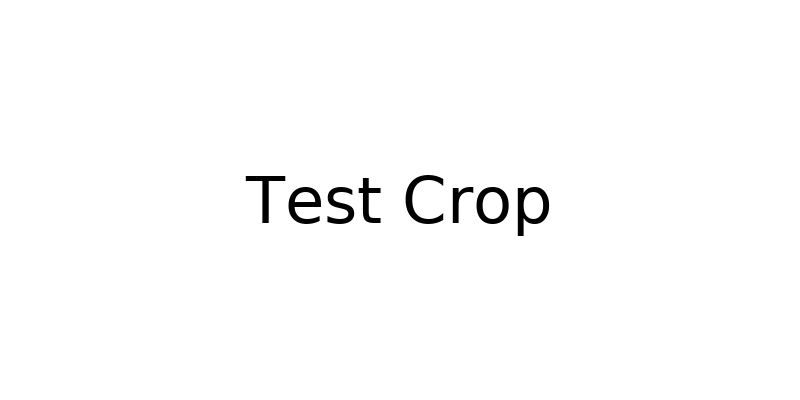
#> input picture tests_local/test_text_with_margins.png, 800 x 400 px
$ jupyter execute --allow-errors cv2_replace.ipynb
#> lines starting #> are read from the running program, lines starting #| are printed output that depends on the picture; after the words box and inside, x2 and y2 are one past the last pixel; in counts of white or black regions, pixels touching at a corner belong together
[cell 1]
from PIL import Image
import numpy as np
import cv2

[cell 2]
def crop_margin_legacy(img: Image.Image) -> Image.Image:
    """
    Source Nougat method
    """
    data = np.array(img.convert("L"))
    data = data.astype(np.uint8)
    max_val = data.max()
#> max_val = 255
    min_val = data.min()
#> min_val = 0
    if max_val == min_val:
        return img
    data = (data - min_val) / (max_val - min_val) * 255
    gray = 255 * (data < 200).astype(np.uint8)
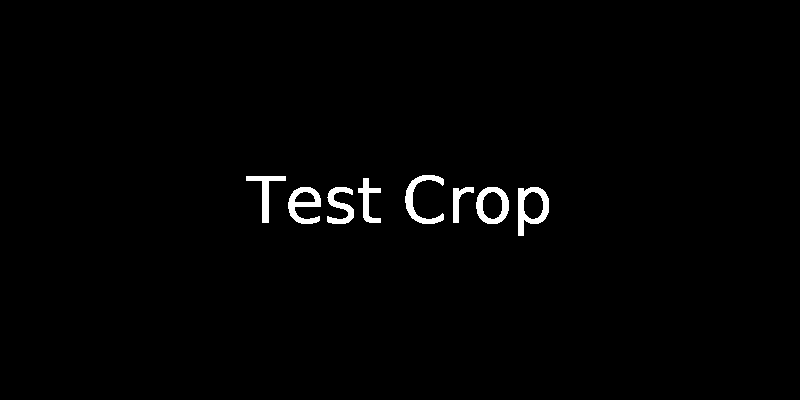
#> gray: shape (400, 800); 1.3% white; 8 white regions, largest, box (x1, y1, x2, y2) and area: (518, 187, 549, 236) 686, (405, 175, 444, 224) 615, (288, 187, 321, 224) 608

    # Likely slow
    coords = cv2.findNonZero(gray)  # Find all non-zero points (text)
#> coords = contour of 4178 points, box (x1, y1, x2, y2) (246, 175, 549, 236), area 3370
    a, b, w, h = cv2.boundingRect(coords)  # Find minimum spanning bounding box
#> a = 246; b = 175; w = 303; h = 61
    return img.crop((a, b, w + a, h + b))
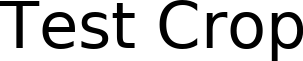
#> returned value: PIL image 303x61 RGB; min 0, max 255, mean 201.3

[cell 3]
# @staticmethod
def crop_margin(img: Image.Image) -> Image.Image:
    """Updated margin cropper w/o cv2-depencency"""
    # grayscale → ndarray
    data = np.asarray(img.convert("L"), dtype=np.uint8)

    # normalize contrast like your original code
    dmin, dmax = int(data.min()), int(data.max())
#> dmin = 0; dmax = 255
    if dmax == dmin:  # completely flat image
        return img
    data = ((data.astype(np.float32) - dmin) / (dmax - dmin) * 255.0).astype(np.uint8)

    # threshold: True = foreground (text/dark), mimics (data < 200)
    mask = data < 200
    if not mask.any():
        return img

    # find tight bounding box (rows/cols where any foreground exists)
    # - formerly v2.findNonZero() & cv2.boundingRect()
    rows = np.any(mask, axis=1)
    cols = np.any(mask, axis=0)
    y_idxs = np.where(rows)[0]
#> y_idxs = 61 values from 175 to 235
    x_idxs = np.where(cols)[0]
#> x_idxs = 247 values from 246 to 548

     # PIL crop is exclusive (+1)
    top, bottom = int(y_idxs[0]), int(y_idxs[-1]) + 1
#> top = 175; bottom = 236
    left, right = int(x_idxs[0]), int(x_idxs[-1]) + 1
#> left = 246; right = 549

    return img.crop((left, top, right, bottom))

[cell 4]
snapped_image_legacy = crop_margin_legacy(Image.open("test_text_with_margins.png"))
snapped_image_legacy

[cell 5]
new_image = crop_margin(Image.open("test_text_with_margins.png"))
new_image

[cell 6]
# Comparison
a = np.asarray(snapped_image_legacy.convert("RGB"), dtype=np.int16)
b = np.asarray(new_image.convert("RGB").resize(a.shape[1::-1]), dtype=np.int16)

# signed difference per channel
diff = a - b
#> diff: shape (61, 303, 3) int16; every value is 0
assert np.max(diff) == 0, "Images exactly identical"
